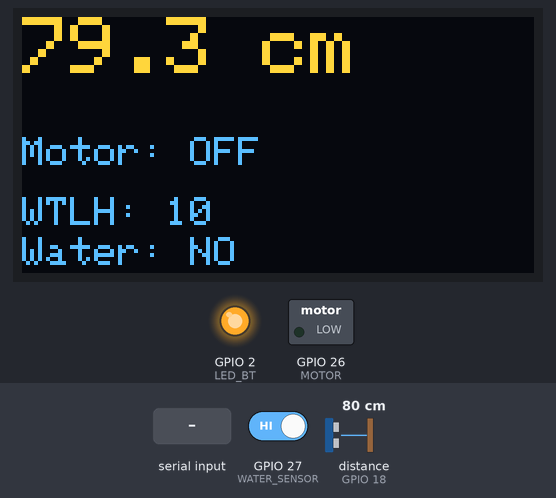
Simulated run of this sketch. Board: ESP32. Parts: 128×64 one-colour display, switched loads named in the sketch (green lamp = pin HIGH), output pins drawn as LEDs (lit = HIGH). Wiring (inferred from the names in the program): ultrasonic range finder: trigger GPIO 5; echo GPIO 18. The test bench sets the inputs (shaded band); at power-on: distance to the obstacle (sensor on GPIO 18) 80 cm, GPIO 27 (WATER_SENSOR) HIGH. The echo pulse lasts 58.3 µs per cm; the OLED is the two-colour kind (top 16 rows yellow); nothing arrives over Bluetooth unless stated; pins used as bus, display or sensor lines are not drawn.

Above: at 2.2 s.
2.3 s: "M1\n" received over the second serial link
At 5.1 s:
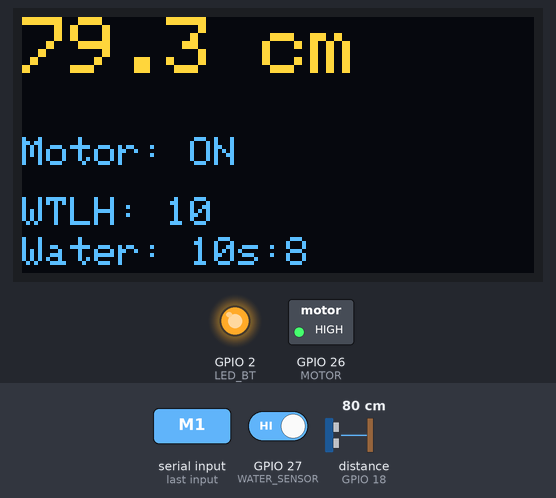
5.3 s: distance to the obstacle (sensor on GPIO 18) set to 12 cm
At 6.2 s:
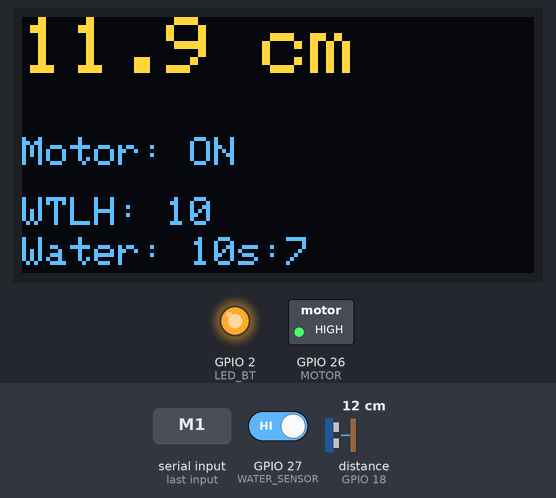
7.9 s: distance to the obstacle (sensor on GPIO 18) set to 9 cm
At 9.1 s:
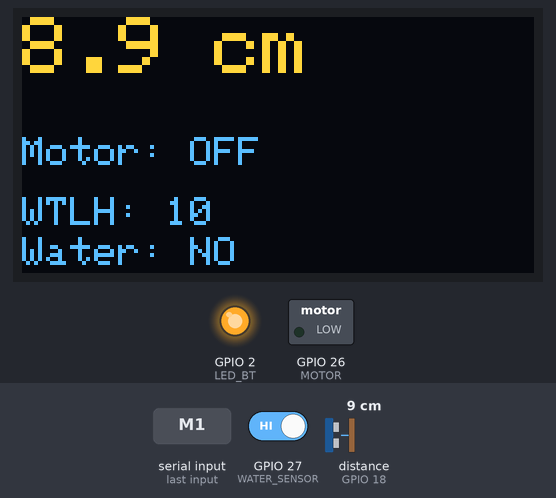
9.4 s: GPIO 27 (WATER_SENSOR) driven LOW
At 10.4 s:
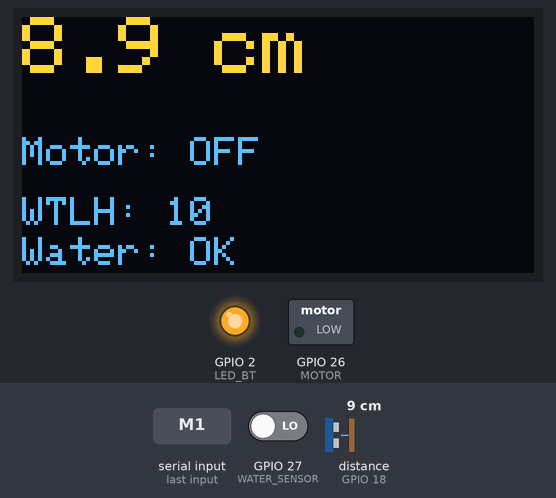
10.9 s: "WTLH:\n" received over the second serial link
At 11.5 s:
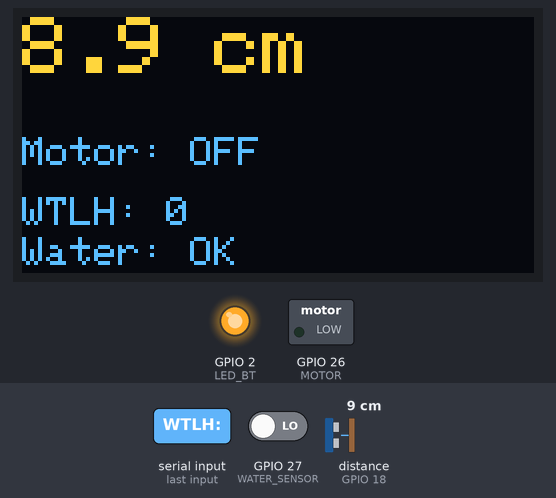
12.4 s: "AMON:\n" received over the second serial link
At 23.8 s:
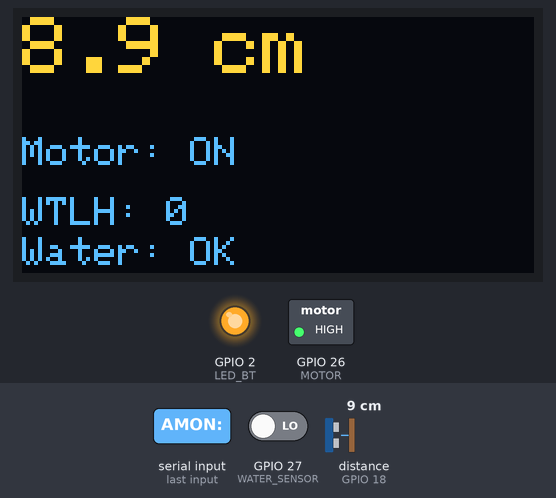
Timing chart, 0 to 24.1 s (numbered marks = the images above; inputs shaded):
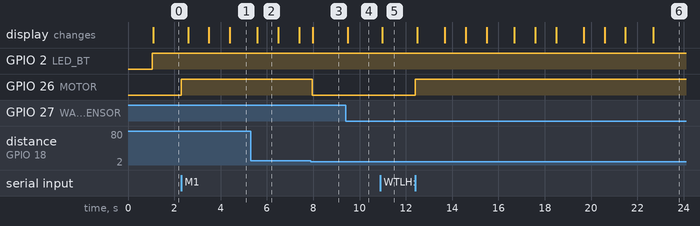

Measured:
- the behaviour switches between 11 and 10 cm on distance to the obstacle (sensor on GPIO 18) (found by bisection; images 2 and 3)
- after the input at 2.3 s, GPIO 26 (MOTOR): LOW → HIGH at once; the display: first changes after 0.30 s (image 1 shows a later state)
- after the input at 7.9 s, GPIO 26 (MOTOR): HIGH → LOW after 0.06 s; the display: changes after 0.09 s (image 3)
- after the input at 9.4 s, the display: changes after 0.09 s (image 4)
- after the input at 10.9 s, the display: changes after 0.09 s (image 5)
- after the input at 12.4 s, GPIO 26 (MOTOR): LOW → HIGH at once; the display: first changes after 0.09 s (image 6 shows a later state)
- what the display in image 2 shows lasts 0.9 s, from 5.6 s to 6.5 s

The sketch:

WLC.ino
```cpp
#include <Wire.h>
#include <Adafruit_GFX.h>
#include <Adafruit_SSD1306.h>
#include "BluetoothSerial.h"

BluetoothSerial SerialBT;

/* ---------------- PIN CONFIG ---------------- */
#define TRIG_PIN 5
#define ECHO_PIN 18
#define LED_BT 2
#define MOTOR 26
#define WATER_SENSOR 27   // SHORT TO GND = WATER PRESENT

/* ---------------- OLED ---------------- */
#define SCREEN_WIDTH 128
#define SCREEN_HEIGHT 64
Adafruit_SSD1306 display(SCREEN_WIDTH, SCREEN_HEIGHT, &Wire, -1);

/* ---------------- VARIABLES ---------------- */
float distance = 0;
unsigned long duration;

bool motorState = false;
bool btConnected = false;

unsigned long lastUltrasonic = 0;
unsigned long lastDisplay = 0;
unsigned long lastBTsend = 0;
unsigned long lastBlink = 0;

unsigned long motorStartTime = 0;
bool checkingWater = false;
bool waterErrorSent = false;

int WTLH = 10;   // tank full level (cm)

int currentTime = 0;
int AMON = -1, AMOFF = -1, PMON = -1, PMOFF = -1;

int lastTriggeredTime = -1;
unsigned long waterLossTimer = 0;
bool waterLossChecking = false;

int startupCountdown = 0;
int lossCountdown = 0;

/* ========================================================= */

bool waterAvailable() {
  return digitalRead(WATER_SENSOR) == LOW;   // LOW = Water Present
}

/* ========================================================= */

void setup() {

  Serial.begin(115200);
  SerialBT.begin("ESP32_WATER_SYSTEM");

  pinMode(TRIG_PIN, OUTPUT);
  pinMode(ECHO_PIN, INPUT);
  pinMode(LED_BT, OUTPUT);
  pinMode(MOTOR, OUTPUT);
  pinMode(WATER_SENSOR, INPUT_PULLUP);   // 🔥 INVERTED LOGIC

  digitalWrite(MOTOR, LOW);

  Wire.begin(21, 22);

  if (!display.begin(SSD1306_SWITCHCAPVCC, 0x3C)) {
    while (true);
  }

  display.clearDisplay();
  display.setTextSize(2);
  display.setTextColor(WHITE);
  display.setCursor(10, 20);
  display.println("SYSTEM ON");
  display.display();
  delay(1000);
}

/* ========================================================= */

void loop() {

  handleBluetoothLED();
  readUltrasonic();
  updateDisplay();
  sendLiveData();
  handleBluetoothCommands();
  handleTankLogic();
  handleTimerLogic();
  handleWaterSafety();
}

/* ================= ULTRASONIC ================= */

void readUltrasonic() {

  if (millis() - lastUltrasonic < 300) return;
  lastUltrasonic = millis();

  digitalWrite(TRIG_PIN, LOW);
  delayMicroseconds(2);
  digitalWrite(TRIG_PIN, HIGH);
  delayMicroseconds(10);
  digitalWrite(TRIG_PIN, LOW);

  duration = pulseIn(ECHO_PIN, HIGH, 25000);

  if (duration == 0) return;

  float newDistance = duration * 0.034 / 2.0;

  if (newDistance > 2 && newDistance < 400) {
    distance = newDistance;
  }
}

/* ================= OLED DISPLAY ================= */

void updateDisplay() {

  if (millis() - lastDisplay < 300) return;
  lastDisplay = millis();

  display.clearDisplay();

  display.setTextSize(2);
  display.setCursor(0, 0);
  display.print(distance, 1);
  display.print(" cm");

  display.setTextSize(1);
  display.setCursor(0, 30);
  display.print("Motor: ");
  display.print(motorState ? "ON" : "OFF");

  display.setCursor(0, 45);
  display.print("WTLH: ");
  display.print(WTLH);

  display.setCursor(0, 55);
display.print("Water: ");

if (checkingWater) {
  display.print("10s:");
  display.print(startupCountdown);
}
else if (waterLossChecking) {
  display.print("5s:");
  display.print(lossCountdown);
}
else {
  display.print(waterAvailable() ? "OK" : "NO");
}

  display.display();
}

/* ================= BLUETOOTH LED ================= */

void handleBluetoothLED() {

  btConnected = SerialBT.hasClient();

  if (!btConnected) {
    if (millis() - lastBlink > 500) {
      digitalWrite(LED_BT, !digitalRead(LED_BT));
      lastBlink = millis();
    }
  } else {
    digitalWrite(LED_BT, HIGH);
  }
}

/* ================= LIVE DATA SEND ================= */

void sendLiveData() {

  if (!btConnected) return;
  if (millis() - lastBTsend < 500) return;

  lastBTsend = millis();

  SerialBT.println(distance);
}

/* ================= BLUETOOTH COMMANDS ================= */

void handleBluetoothCommands() {

  if (!SerialBT.available()) return;

  String cmd = SerialBT.readStringUntil('\n');
  cmd.trim();
  if (cmd.length() == 0) return;

  if (cmd == "M1") motorON();
  else if (cmd == "M0") motorOFF();
  else if (cmd.startsWith("WTLH:")) WTLH = cmd.substring(5).toInt();
  else if (cmd.startsWith("TIME:")) currentTime = cmd.substring(5).toInt();
  else if (cmd.startsWith("AMON:")) AMON = cmd.substring(5).toInt();
  else if (cmd.startsWith("AMOFF:")) AMOFF = cmd.substring(6).toInt();
  else if (cmd.startsWith("PMON:")) PMON = cmd.substring(5).toInt();
  else if (cmd.startsWith("PMOFF:")) PMOFF = cmd.substring(6).toInt();
}

/* ================= MOTOR CONTROL ================= */

void motorON() {

  if (distance <= WTLH) {
    if (btConnected) SerialBT.println("Tank already full");
    return;
  }

  digitalWrite(MOTOR, HIGH);
  motorState = true;
  motorStartTime = millis();
  checkingWater = true;
}

void motorOFF() {
  digitalWrite(MOTOR, LOW);
  motorState = false;
  checkingWater = false;
}

/* ================= TANK FULL LOGIC ================= */

void handleTankLogic() {

  if (motorState && distance <= WTLH) {
    motorOFF();
    if (btConnected) SerialBT.println("Tank is full");
  }
}

/* ================= TIMER LOGIC ================= */

void handleTimerLogic() {

  if (currentTime == lastTriggeredTime) return;

  if (currentTime == AMON || currentTime == PMON) {
    motorON();
    lastTriggeredTime = currentTime;
  }

  if (currentTime == AMOFF || currentTime == PMOFF) {
    motorOFF();
    lastTriggeredTime = currentTime;
  }
}

/* ================= WATER SOURCE SAFETY ================= */

void handleWaterSafety() {

  if (!motorState) {
    startupCountdown = 0;
    lossCountdown = 0;
    waterLossChecking = false;
    return;
  }

  unsigned long now = millis();

  /* -------- 10 SECOND STARTUP CHECK -------- */

  if (checkingWater) {

    startupCountdown = 10 - ((now - motorStartTime) / 1000);

    if (now - motorStartTime >= 10000) {

      if (!waterAvailable()) {
        motorOFF();
        if (btConnected) SerialBT.println("Water source missing");
      }

      checkingWater = false;
      startupCountdown = 0;
    }

    return;
  }

  /* -------- 5 SECOND RUNNING LOSS CHECK -------- */

  if (!waterAvailable()) {

    if (!waterLossChecking) {
      waterLossChecking = true;
      waterLossTimer = now;
    }

    lossCountdown = 5 - ((now - waterLossTimer) / 1000);

    if (now - waterLossTimer >= 5000) {
      motorOFF();
      if (btConnected) SerialBT.println("Water source missing");
      waterLossChecking = false;
      lossCountdown = 0;
    }

  } else {
    waterLossChecking = false;
    lossCountdown = 0;
  }
}
```
